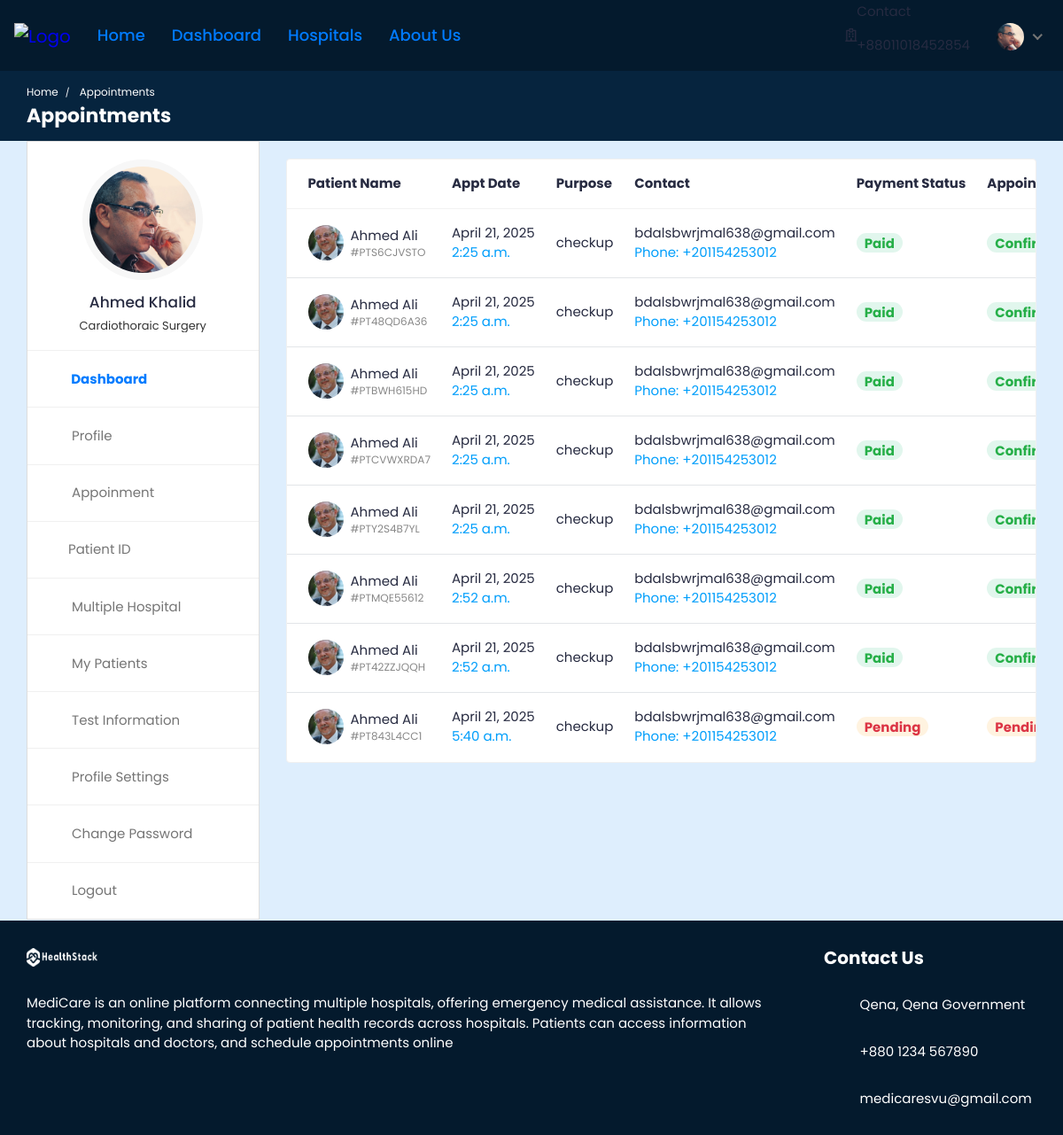
The page /doctor/appointments/ (signed in) on the database its author committed.
### doctor/models.py (models this page shows, shortened)
class Doctor_Information(models.Model):
    DOCTOR_TYPE = (
        ('Cardiologists', 'Cardiologists'),
        ('Neurologists', 'Neurologists'),
        ('Pediatricians', 'Pediatricians'),
        ('Physiatrists', 'Physiatrists'),
        ('Dermatologists', 'Dermatologists'),
    )
    doctor_id = models.AutoField(primary_key=True)
    user = models.OneToOneField(User, on_delete=models.CASCADE, null=True, blank=True, related_name='profile')
    name = models.CharField(max_length=200, null=True, blank=True)
    username = models.CharField(max_length=200, null=True, blank=True)
    gender = models.CharField(max_length=200, null=True, blank=True)
    description = models.TextField(max_length=1000, null=True, blank=True)
    department = models.CharField(max_length=200, choices=DOCTOR_TYPE, null=True, blank=True)
    department_name = models.ForeignKey(hospital_department, on_delete=models.SET_NULL, null=True, blank=True)
    specialization = models.ForeignKey(specialization, on_delete=models.SET_NULL, null=True, blank=True)
    featured_image = models.ImageField(upload_to='doctors/', default='doctors/user-default.png', null=True, blank=True)
    certificate_image = models.ImageField(upload_to='doctors_certificate/', default='doctors_certificate/default.png', null=True, blank=True)
    email = models.EmailField(max_length=200, null=True, blank=True)
    phone_number = models.CharField(max_length=200, null=True, blank=True)
    nid = models.CharField(max_length=200, null=True, blank=True)
    visiting_hour = models.CharField(max_length=200, null=True, blank=True)
    consultation_fee = models.IntegerField(null=True, blank=True)
    report_fee = models.IntegerField(null=True, blank=True)
    dob = models.CharField(max_length=200, null=True, blank=True)
    institute = models.CharField(max_length=200, null=True, blank=True)
    degree = models.CharField(max_length=200, null=True, blank=True)
    completion_year = models.CharField(max_length=200, null=True, blank=True)
    work_place = models.CharField(max_length=200, null=True, blank=True)
    designation = models.CharField(max_length=200, null=True, blank=True)
    start_year = models.CharField(max_length=200, null=True, blank=True)
    end_year = models.CharField(max_length=200, null=True, blank=True)
    register_status =  models.CharField(default='Pending',max_length=200, null=True, blank=True)
    hospital_name = models.ForeignKey(Hospital_Information, on_delete=models.SET_NULL, null=True, blank=True)

class Appointment(models.Model):
    APPOINTMENT_TYPE = (
        ('report', 'report'),
        ('checkup', 'checkup'),
    )
    APPOINTMENT_STATUS = (
        ('pending', 'pending'),
        ('confirmed', 'confirmed'),
        ('cancelled', 'cancelled'),
    )
    PAYMENT_STATUS = (
        ('pending', 'pending'),
        ('confirmed', 'confirmed'),
        ('cancelled', 'cancelled'),
    )
    id = models.AutoField(primary_key=True)
    date = models.DateField(null=True, blank=True)
    time = models.TimeField(null=True, blank=True)
    doctor = models.ForeignKey(Doctor_Information, on_delete=models.CASCADE, null=True, blank=True)
    patient = models.ForeignKey(Patient, on_delete=models.CASCADE, null=True, blank=True)
    appointment_type = models.CharField(max_length=200, choices=APPOINTMENT_TYPE)
    appointment_status = models.CharField(max_length=200, choices=APPOINTMENT_STATUS)
    serial_number = models.CharField(max_length=200, null=True, blank=True)
    payment_status = models.CharField(max_length=200, choices=PAYMENT_STATUS,default='pending')
    transaction_id = models.CharField(max_length=255, null=True, blank=True)
    message = models.CharField(max_length=255, null=True, blank=True)

### hospital_admin/models.py (models this page shows, shortened)
class specialization(models.Model):
    specialization_id = models.AutoField(primary_key=True)
    specialization_name = models.CharField(max_length=200, null=True, blank=True)
    hospital = models.ForeignKey(Hospital_Information, on_delete=models.CASCADE, null=True, blank=True)

### hospital/models.py (models this page shows, shortened)
class Patient(models.Model):
    patient_id = models.AutoField(primary_key=True)
    user = models.OneToOneField(User, on_delete=models.CASCADE, null=True, blank=True, related_name='patient')
    name = models.CharField(max_length=200, null=True, blank=True)
    username = models.CharField(max_length=200, null=True, blank=True)
    age = models.IntegerField(null=True, blank=True)
    email = models.EmailField(max_length=200, null=True, blank=True)
    phone_number = models.IntegerField(null=True, blank=True)
    address = models.CharField(max_length=200, null=True, blank=True)
    featured_image = models.ImageField(upload_to='patients/', default='patients/user-default.png', null=True, blank=True)
    blood_group = models.CharField(max_length=200, null=True, blank=True)
    history = models.CharField(max_length=200, null=True, blank=True)
    dob = models.CharField(max_length=200, null=True, blank=True)
    nid = models.CharField(max_length=200, null=True, blank=True)
    serial_number = models.CharField(max_length=20,unique=True,default=str(uuid.uuid4())[:8])
    login_status = models.CharField(max_length=200, null=False, blank=False, default="offline")

### doctor/views.py (the view)
# urls.py: path('appointments/',views.appointments, name='appointments'),
@csrf_exempt
@login_required(login_url="doctor:doctor-login")
@cache_control(no_cache=True, must_revalidate=True, no_store=True)
def appointments(request):
        if request.user.is_authenticated:
            if request.user.is_doctor:
                doctor = Doctor_Information.objects.get(user=request.user)
                total_appointments = Appointment.objects.filter(doctor=doctor)
            else:
                return redirect('doctor:doctor-login')
            context = {'doctor': doctor, 'total_appointments': total_appointments}
            return render(request, 'appointments.html', context)
        else:
            return redirect('doctor:doctor-login')

### templates/appointments.html (shortened to what this page needs)
{% load static %}
<!DOCTYPE html>
<html lang="en">
  <head>
    <link
      rel="stylesheet"
      href="{% static 'HealthStack-System/css/Normal/bootstrap.min.css' %}"
    />
    <link
      rel="stylesheet"
      href="{% static 'HealthStack-System/plugins/Normal/fontawesome/css/fontawesome.min.css' %}"
    />
    <link
      rel="stylesheet"
      href="{% static 'HealthStack-System/plugins/Normal/fontawesome/css/all.min.css' %}"
    />
    <link
      rel="stylesheet"
      href="{% static 'HealthStack-System/css/Normal/style.css' %}"
    />
  </head>
  <body>
    <div class="main-wrapper">
      <header class="header">{% include 'doctor-navbar.html' %}</header>
      <div class="breadcrumb-bar">
        <div class="container-fluid">
          <div class="row align-items-center">
            <div class="col-md-12 col-12">
              <nav aria-label="breadcrumb" class="page-breadcrumb">
                <ol class="breadcrumb">
                  <li class="breadcrumb-item">
                    <a href="index-2.html">Home</a>
                  </li>
                  <li class="breadcrumb-item active" aria-current="page">
                    Appointments
                  </li>
                </ol>
              </nav>
              <h2 class="breadcrumb-title">Appointments</h2>
            </div>
          </div>
        </div>
      </div>
      <div class="content">
        <div class="container-fluid">
          <div class="row">
            <div class="col-md-5 col-lg-4 col-xl-3 theiaStickySidebar">
              <div>{% include 'doctor-sidebar.html' %}</div>
            </div>
            <div class="col-md-7 col-lg-8 col-xl-9">
              <div class="appointments">
                   <div class="tab-content">
                      <div
                        class="tab-pane show active"
                        id="upcoming-appointments"
                      >
                        <div class="card card-table mb-0">
                          <div class="card-body">
                            <div class="table-responsive">
                              <table
                                class="table table-hover table-center mb-0"
                              >
                                <thead>
                                  <tr>
                                    <th>Patient Name</th>
                                    <th>Appt Date</th>
                                    <th>Purpose</th>
                                    <th>Contact</th>
                                    <th>Payment Status</th>
                                    <th>Appoinment Status</th>
                                  </tr>
                                </thead>
                                <tbody>
                                  {% for appointment in total_appointments %}
                                  <tr>
                                    <td>
                                      <h2 class="table-avatar">
                                        <a
                                          href="{% url 'doctor:patient-profile' pk=appointment.patient.patient_id %}"
                                          class="avatar avatar-sm mr-2"
                                          ><img
                                            class="avatar-img rounded-circle"
                                            src="{{appointment.patient.featured_image.url}}"
                                            alt="User Image"
                                        /></a>
                                        <a href="{% url 'doctor:patient-profile' pk=appointment.patient.patient_id %}">{{appointment.patient.name}}<span>#PT{{appointment.serial_number}}</span></a>
                                      </h2>
                                    </td>
                                    <td>
                                      {{appointment.date}}
                                      <span class="d-block text-info"
                                        >{{appointment.time}}</span
                                      >
                                    </td>
                                    <td>{{ appointment.appointment_type }}</td>
                                    <td>
                                      {{appointment.patient.email}}
                                      <span class="d-block text-info"
                                        >Phone: +20{{appointment.patient.phone_number}}</span
                                      >
                                    </td>
                                    <td>
                                      {% if appointment.payment_status == 'pending' %}
                                      <span class="badge badge-pill bg-warning-light">Pending</span>
                                      {% endif %}
                                      {% if appointment.payment_status == 'confirmed' %}
                                      <span class="badge badge-pill bg-success-light">Paid</span>
                                      {% endif %}
                                    </td>
                                    <td>
                                      {% if appointment.appointment_status == 'pending' %}
                                      <span class="badge badge-pill bg-warning-light">Pending</span>
                                      {% endif %}
                                      {% if appointment.appointment_status == 'confirmed' %}
                                      <span class="badge badge-pill bg-success-light">Confirmed</span>
                                      {% endif %}
                                    </td>
                                  </tr>
                                  {% endfor %}
                                </tbody>
                              </table>
                            </div>
                          </div>
                        </div>
                      </div>
              </div>
            </div>
          </div>
        </div>
      </div>
      {% include 'footer.html' %}
    </div>
  </body>
</html>

### templates/doctor-navbar.html (shortened to what this page needs)
{% load static %}
<nav class="navbar navbar-expand-lg header-nav">
  <div class="navbar-header">
    <a href="{% url 'hospital_home'%}" class="navbar-brand logo">
      <img
        src="{% static 'HealthStack-System/images/Normal/logo.jpg' %}"
        class="img-fluid"
        alt="Logo"
      />
    </a>
  </div>
  <div class="main-menu-wrapper">
    <ul class="main-nav">
      <li>
        <a href="{% url 'hospital_home'%}">Home</a>
      </li>
      <li>
        <a href="{% url 'doctor:doctor-dashboard'%}">Dashboard</a>
      </li>
      <li><a href="{% url 'multiple-hospital' %}" style="text-decoration: none;">Hospitals</a></li>
      <li>
        <a href="{% url 'about-us'%}">About Us</a>
      </li>
    </ul>
  </div>
  <ul class="nav header-navbar-rht">
    <li class="nav-item contact-item">
      <div class="header-contact-img">
        <i class="far fa-hospital"></i>
      </div>
      <div class="header-contact-detail">
        <p class="contact-header">Contact</p>
        <p class="contact-info-header">+88{{doctor.phone_number}}</p>
      </div>
    </li>
    <li class="nav-item dropdown has-arrow logged-item">
      <a href="#" class="dropdown-toggle nav-link" data-toggle="dropdown">
        <span class="user-img">
          <img
            class="rounded-circle"
            src="{{ doctor.featured_image.url }}"
            width="31"
            alt="Darren Elder"
          />
        </span>
      </a>
    </li>
  </ul>
</nav>

### templates/doctor-sidebar.html
{% load static %}
<div class="profile-sidebar">
  <div class="widget-profile pro-widget-content">
    <div class="profile-info-widget">
      <a href="#" class="booking-doc-img">
        <img
          src="{{ doctor.featured_image.url }}"
          alt="User Image"
        />
      </a>
      <div class="profile-det-info">
        <h3>{{ doctor.name }}</h3>
        <div class="patient-details">
          <h5 class="mb-0">{{doctor.specialization.specialization_name}}</h5>
        </div>
      </div>
    </div>
  </div>
  <div class="dashboard-widget">
    <nav class="dashboard-menu sidebar">
      <ul>
        <li class="active">
          <a href="{% url 'doctor:doctor-dashboard' %}">
            <i class="fas fa-columns"></i>
            <span>Dashboard</span>
          </a>
        </li>
        <li>
        <a href="{% url 'doctor:doctor-profile' pk=request.user.pk %}">
          <i class="fas fa-user"></i>
          <span>Profile</span>
        </a>
      </li>
        <li>
          <a href="{% url 'doctor:appointments'%}">
            <i class="fas fa-user-circle"></i>
            <span>Appoinment</span>
          </a>
        </li>
        <li class="nav-item has-submenu">
            <a href="{% url 'doctor:patient-id' %}" class="nav-link"><i class="fas fa-search"></i><span>Patient ID</span></a>
        </li>
        <li>
          <a href="{% url 'multiple-hospital' %}">
            <i class="fas fa-hospital"></i>
            <span>Multiple Hospital</span>
          </a>
      </li>
        <li>
          <a href="{% url 'doctor:my-patients' %}">
            <i class="fas fa-user-injured"></i>
            <span>My Patients</span>
          </a>
        </li>
        <li>
          <a href="{% url 'doctor:doctor-test-list'%}" target="_blank">
            <i class="fas fa-hourglass-start"></i>
            <span>Test Information</span>
          </a>
        </li>
        <li>
          <a
            href="{% url 'doctor:doctor-profile-settings' %}"
          >
            <i class="fas fa-user-cog"></i>
            <span>Profile Settings</span>
          </a>
        </li>
        <li>
          <a href="{% url 'doctor:doctor-change-password' pk=user.id%}">
            <i class="fas fa-lock"></i>
            <span>Change Password</span>
          </a>
        </li>
        <li>
          <a href="{% url 'doctor:doctor-logout'%}">
            <i class="fas fa-sign-out-alt"></i>
            <span>Logout</span>
          </a>
        </li>
      </ul>
    </nav>
  </div>
</div>

### rows shown on the page
Doctor_Information: phone_number "011018452854", featured_image (picture), name "Ahmed Khalid", specialization.specialization_name "Cardiothoraic Surgery"
Appointment: patient.featured_image (picture), patient.name "Ahmed Ali", serial_number "S6CJVSTO", date "April 21, 2025", time "2:25 a.m.", appointment_type "checkup", patient.email "bdalsbwrjmal638@gmail.com", patient.phone_number "1154253012", shows "Paid", appointment_status "Confirmed"
Appointment: patient.featured_image (picture), patient.name "Ahmed Ali", serial_number "48QD6A36", date "April 21, 2025", time "2:25 a.m.", appointment_type "checkup", patient.email "bdalsbwrjmal638@gmail.com", patient.phone_number "1154253012", shows "Paid", appointment_status "Confirmed"
Appointment: patient.featured_image (picture), patient.name "Ahmed Ali", serial_number "BWH615HD", date "April 21, 2025", time "2:25 a.m.", appointment_type "checkup", patient.email "bdalsbwrjmal638@gmail.com", patient.phone_number "1154253012", shows "Paid", appointment_status "Confirmed"
Appointment: patient.featured_image (picture), patient.name "Ahmed Ali", serial_number "CVWXRDA7", date "April 21, 2025", time "2:25 a.m.", appointment_type "checkup", patient.email "bdalsbwrjmal638@gmail.com", patient.phone_number "1154253012", shows "Paid", appointment_status "Confirmed"
Appointment: patient.featured_image (picture), patient.name "Ahmed Ali", serial_number "Y2S4B7YL", date "April 21, 2025", time "2:25 a.m.", appointment_type "checkup", patient.email "bdalsbwrjmal638@gmail.com", patient.phone_number "1154253012", shows "Paid", appointment_status "Confirmed"
Appointment: patient.featured_image (picture), patient.name "Ahmed Ali", serial_number "MQE55612", date "April 21, 2025", time "2:52 a.m.", appointment_type "checkup", patient.email "bdalsbwrjmal638@gmail.com", patient.phone_number "1154253012", shows "Paid", appointment_status "Confirmed"
Appointment: patient.featured_image (picture), patient.name "Ahmed Ali", serial_number "42ZZJQQH", date "April 21, 2025", time "2:52 a.m.", appointment_type "checkup", patient.email "bdalsbwrjmal638@gmail.com", patient.phone_number "1154253012", shows "Paid", appointment_status "Confirmed"
Appointment: patient.featured_image (picture), patient.name "Ahmed Ali", serial_number "843L4CC1", date "April 21, 2025", time "5:40 a.m.", appointment_type "checkup", patient.email "bdalsbwrjmal638@gmail.com", patient.phone_number "1154253012", shows "Pending", appointment_status "Pending"
